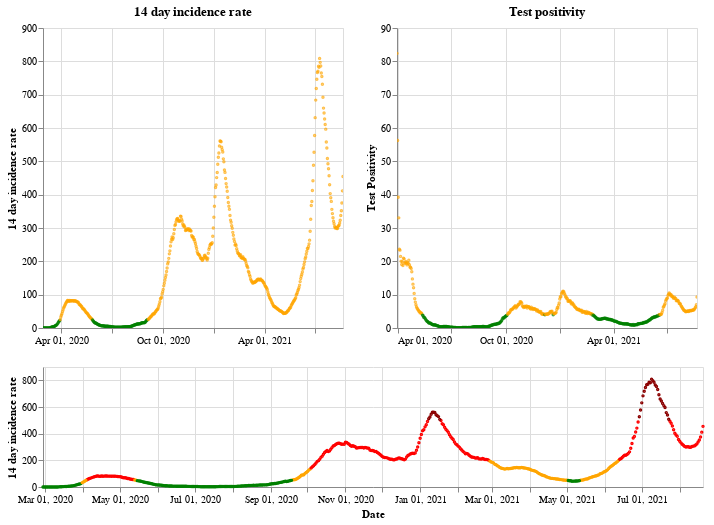

Source (notebook cell):
### Markdown cell above
## Scotland

### Code cell
plot_traffic_light('Scotland')

### Figure 1 — Vega-Lite specification as saved in the notebook (floating-point values rounded to 4 significant figures; data arrays with more than 128 entries replaced by an {"elided": "..."} marker saying what was removed)
{"config": {"view": {"continuousWidth": 400, "continuousHeight": 300}}, "vconcat": [{"hconcat": [{"mark": {"type": "point", "size": 2}, "encoding": {"color": {"condition": {"value": "green", "test": "(datum.twoWeeklyCasesRate <= 25)"}, "value": "orange"}, "tooltip": [{"type": "nominal", "field": "areaName"}, {"type": "temporal", "field": "date"}, {"type": "quantitative", "field": "twoWeeklyCasesRate"}, {"type": "quantitative", "field": "testPositivity"}], "x": {"type": "temporal", "axis": {"title": ""}, "field": "date", "scale": {"domain": {"selection": "DateBrush"}}, "timeUnit": "yearmonthdate"}, "y": {"type": "quantitative", "axis": {"title": "14 day incidence rate"}, "field": "twoWeeklyCasesRate"}}, "title": "14 day incidence rate", "width": 300}, {"mark": {"type": "point", "size": 2}, "encoding": {"color": {"condition": {"value": "green", "test": "(datum.testPositivity <= 4)"}, "value": "orange"}, "tooltip": [{"type": "nominal", "field": "areaName"}, {"type": "temporal", "field": "date"}, {"type": "quantitative", "field": "twoWeeklyCasesRate"}, {"type": "quantitative", "field": "testPositivity"}], "x": {"type": "temporal", "axis": {"title": ""}, "field": "date", "scale": {"domain": {"selection": "DateBrush"}}, "timeUnit": "yearmonthdate"}, "y": {"type": "quantitative", "axis": {"title": "Test Positivity"}, "field": "testPositivity"}}, "title": "Test positivity", "width": 300}]}, {"layer": [{"mark": {"type": "point", "size": 2}, "encoding": {"color": {"condition": {"value": "orange", "test": "(((datum.testPositivity < 4) && (datum.twoWeeklyCasesRate >= 50)) && (datum.twoWeeklyCasesRate < 200))"}, "value": "red"}, "opacity": {"condition": {"value": 1, "test": "((datum.twoWeeklyCasesRate >= 50) && (datum.twoWeeklyCasesRate < 500))"}, "value": 0}, "tooltip": [{"type": "nominal", "field": "areaName"}, {"type": "temporal", "field": "date"}, {"type": "quantitative", "field": "twoWeeklyCasesRate"}, {"type": "quantitative", "field": "testPositivity"}], "x": {"type": "temporal", "axis": {"title": "Date"}, "field": "date", "timeUnit": "yearmonthdate"}, "y": {"type": "quantitative", "axis": {"title": "14 day incidence rate"}, "field": "twoWeeklyCasesRate"}}, "selection": {"DateBrush": {"type": "interval", "encodings": ["x"], "fields": ["Time"]}}}, {"mark": {"type": "point", "size": 2}, "encoding": {"color": {"value": "darkred"}, "opacity": {"condition": {"value": 1, "test": "(datum.twoWeeklyCasesRate >= 500)"}, "value": 0}, "tooltip": [{"type": "nominal", "field": "areaName"}, {"type": "temporal", "field": "date"}, {"type": "quantitative", "field": "twoWeeklyCasesRate"}, {"type": "quantitative", "field": "testPositivity"}], "x": {"type": "temporal", "axis": {"title": "Date"}, "field": "date", "timeUnit": "yearmonthdate"}, "y": {"type": "quantitative", "axis": {"title": "14 day incidence rate"}, "field": "twoWeeklyCasesRate"}}}, {"mark": {"type": "point", "size": 2}, "encoding": {"color": {"condition": {"value": "green", "test": "((datum.testPositivity < 4) && (datum.twoWeeklyCasesRate < 50))"}, "value": "orange"}, "opacity": {"condition": {"value": 1, "test": "(datum.twoWeeklyCasesRate < 50)"}, "value": 0}, "tooltip": [{"type": "nominal", "field": "areaName"}, {"type": "temporal", "field": "date"}, {"type": "quantitative", "field": "twoWeeklyCasesRate"}, {"type": "quantitative", "field": "testPositivity"}], "x": {"type": "temporal", "axis": {"title": "Date"}, "field": "date", "timeUnit": "yearmonthdate"}, "y": {"type": "quantitative", "axis": {"title": "14 day incidence rate"}, "field": "twoWeeklyCasesRate"}}}], "height": 120, "width": 660}], "data": {"name": "data-3afd666e4aa34b72f5723b0cebf8e973"}, "$schema": "https://vega.github.io/schema/vega-lite/v4.8.1.json", "datasets": {"data-3afd666e4aa34b72f5723b0cebf8e973": {"elided": "540 records"}}}
